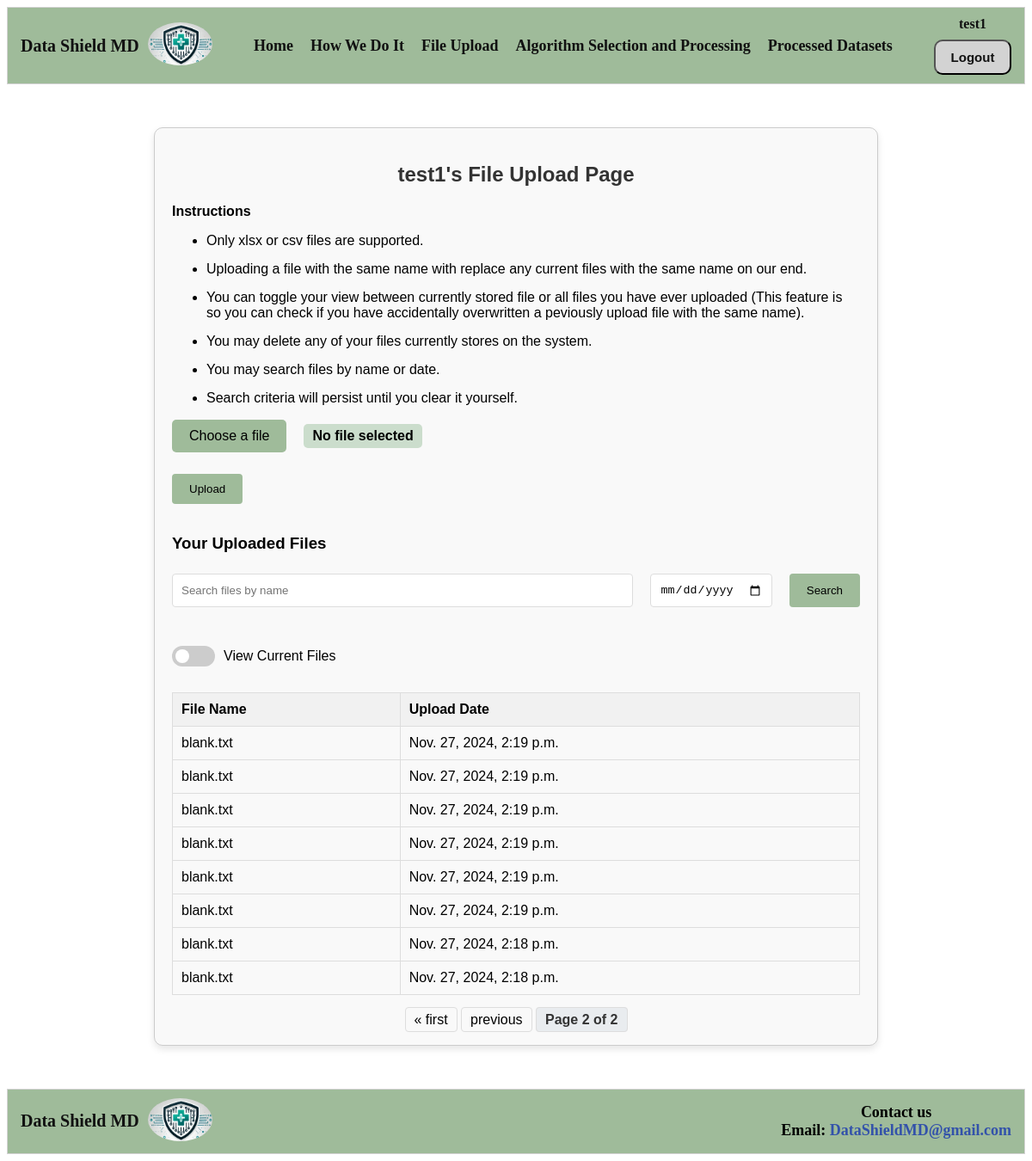
The app's page /upload/?page=2 (signed in) with its own data.
### DataShieldMDApp/models.py (models this page shows, shortened)
class Dataset(models.Model):
    user = models.ForeignKey(User, on_delete=models.CASCADE)  # Links to the auth_user table
    filename = models.CharField(max_length=255)  # Original file name
    upload_date = models.DateTimeField(auto_now_add=True)  # Timestamp of upload
    file_path = models.CharField(max_length=255)  # Path to the uploaded file

### DataShieldMDApp/views.py (the view, shortened to what this page needs)
# urls.py: path('upload/', views.upload_file, name='upload_file'),
@login_required
def upload_file(request):
    form = FileUploadForm()
    if request.method == 'POST':
        if 'file' in request.FILES:
            form = FileUploadForm(request.POST, request.FILES)
            if form.is_valid():
                file = form.cleaned_data['file']
                user_dir = os.path.join(settings.MEDIA_ROOT, request.user.username, 'uploads')
                os.makedirs(user_dir, exist_ok=True)
                saved_filename = handle_uploaded_file(file, user_dir)
                Dataset.objects.create(
                    user=request.user,
                    filename=saved_filename,
                    file_path=os.path.join(user_dir, saved_filename)
                )
                messages.success(request, f"{file} was successfully uploaded!")
                return redirect('upload_file')  # Refresh the page
            else:
                messages.error(request, "Something went wrong uploading your file. Please try again.")
        else:
            messages.error(request, "No file was selected for upload. Please try again.")
        if 'delete_file' in request.POST:
            file_to_delete = request.POST.get('delete_file')
            user_dir = os.path.join(settings.MEDIA_ROOT, request.user.username, 'uploads')
            file_path = os.path.join(user_dir, file_to_delete)
            if os.path.exists(file_path):
                os.remove(file_path)  # Delete the file from the directory
            return redirect('upload_file')  # Refresh the page
    else:
        form = FileUploadForm()
    search_query = request.GET.get('search', '')
    search_date = request.GET.get('search_date', '')
    view_mode = request.GET.get('view_mode', '')
    uploaded_files = Dataset.objects.filter(user=request.user).order_by('-upload_date')
    if search_query:
        uploaded_files = uploaded_files.filter(filename__icontains=search_query)
    if search_date:
        try:
            search_date_obj = datetime.strptime(search_date, '%Y-%m-%d')
            uploaded_files = uploaded_files.filter(upload_date__date=search_date_obj.date())
        except ValueError:
            pass  # Ignore invalid date inputs
    paginator = Paginator(uploaded_files, 10)
    page_number = request.GET.get('page')
    page_obj = paginator.get_page(page_number)
    return render(request, 'file_upload.html', {
        'form': form,
        'page_obj': page_obj,
        'search_query': search_query,
        'search_date': search_date,
        'view_mode': view_mode,
    })

### DataShieldMDApp/forms.py (shortened to what this page needs)
class FileUploadForm(forms.Form):
    file = forms.FileField(required=True,label="Select a file")

### DataShieldMDApp/templates/file_upload.html (shortened to what this page needs)
{% extends 'partials/base.html' %}
{% block content %}
<div class="file-upload-container">
    <h2>{{ user.username }}'s File Upload Page</h2>
    <p><b>Instructions</b></p>
    <ul>
        <li>Only xlsx or csv files are supported.</li>
        <li>Uploading a file with the same name with replace any current files with the same name on our end.</li>
        <li>You can toggle your view between currently stored file or all files you have ever uploaded (This feature is so you can check if you have accidentally overwritten a peviously upload file with the same name).</li>
        <li>You may delete any of your files currently stores on the system.</li>
        <li>You may search files by name or date.</li>
        <li>Search criteria will persist until you clear it yourself.</li>
    </ul>
    <form method="post" enctype="multipart/form-data">
        <div class="file-upload">
            <label for="file-input" class="file-label">Choose a file</label>
            <span id="file-name">No file selected</span>
        </div>
        <button type="submit" class="btn">Upload</button>
    </form>
    <h3>Your Uploaded Files</h3>
    <form method="get" class="search-form">
        <div class="search-row">
            <input type="text" name="search" placeholder="Search files by name" value="{{ request.GET.search }}">
            <input type="date" name="search_date" placeholder="Search by date" value="{{ request.GET.search_date }}">
            <button type="submit" class="btn">Search</button>
        </div>
        <div class="toggle-switch">
            <label class="switch">
                <span class="slider"></span>
            </label>
            <span>View Current Files</span>
        </div>
    </form>
    <table>
        <thead>
            <tr>
                <th>File Name</th>
                <th>Upload Date</th>
            </tr>
        </thead>
        <tbody>
            {% for file in page_obj.object_list %}
            <tr>
                <td>{{ file.filename }}</td>
                <td>{{ file.upload_date }}</td>
            </tr>
            {% empty %}
            <tr>
                <td colspan="{% if view_mode == 'current' %}3{% else %}2{% endif %}" class="empty">No files found</td>
            </tr>
            {% endfor %}
        </tbody>
    </table>
    <div class="pagination">
        <span class="step-links">
            {% if page_obj.has_previous %}
                <a href="?page=1{% if search_query %}&search={{ search_query }}{% endif %}">&laquo; first</a>
                <a href="?page={{ page_obj.previous_page_number }}{% if search_query %}&search={{ search_query }}{% endif %}">previous</a>
            {% endif %}
            <span class="current">
                Page {{ page_obj.number }} of {{ page_obj.paginator.num_pages }}
            </span>
        </span>
    </div>
</div>
{% endblock %}

### DataShieldMDApp/templates/partials/header.html
{% load static %}
<nav class="navbar-header">
    <div class="logo-section">
        <span>Data Shield MD</span>
        <div class="logo">
            <img src="{% static 'img/DataShieldMDlogo.jpg' %}" alt="Data Shield MD Logo">
        </div>
    </div>
    <div class="center-section">
        {% if user.is_authenticated %}
            <ul>
                <li><a href="{% url 'home' %}">Home</a></li>
                <li><a href="{% url 'how_we_do_it' %}">How We Do It</a></li>
                <li><a href="{% url 'upload_file' %}">File Upload</a></li>
                <li><a href="{% url 'algorithm_selection' %}">Algorithm Selection and Processing</a></li>
                <li><a href="{% url 'processed_datasets' %}">Processed Datasets</a></li>
            </ul>
        {% else %}
            <ul>
                <li><a href="{% url 'home' %}">Home</a></li>
                <li><a href="{% url 'how_we_do_it' %}">How We Do It</a></li>
            </ul>
        {% endif %}
    </div>
    <div class="auth-section">
        {% if user.is_authenticated %}
            <div class="user-info">
                <span class="username">{{ user.username }}</span>
                <button class="auth-btn"><a href="{% url 'logout' %}">Logout</a></button>
            </div>
        {% else %}
            <button class="auth-btn"><a href="{% url 'login' %}">Login</a></button>
            <button class="auth-btn"><a href="{% url 'register' %}">Register</a></button>
        {% endif %}
    </div>
</nav>

### DataShieldMDApp/static/css/style.css (style rules this page uses)
.navbar-header { background-color: #9fbb9a; font-family: calibri; display: flex; justify-content: space-between; align-items: center; padding: 10px 15px; border: 1px solid lightgray; }
.logo-section { display: flex; align-items: center; }
.logo-section .logo img { width: 75px; height: 50px; border-radius: 65%; margin-left: 10px; }
.logo-section span { font-size: 20px; font-weight: 600; color: #111111; }
.user-info { display: flex; flex-direction: column; align-items: center; gap: 5px; }
.username { font-size: 16px; font-weight: bold; color: #111111; margin-bottom: 4px; }
.center-section ul { display: flex; gap: 20px; list-style: none; padding: 0; margin: 0; }
.center-section li a { color: #111111; font-size: 18px; font-weight: bold; text-decoration: none; transition: color 0.3s ease; }
.auth-section { display: flex; align-items: center; gap: 10px; }
.auth-btn { font-size: 0.9rem; cursor: pointer; background-color: lightgray; border-radius: 10px; padding: 10px; width: 90px; transition: background-color 0.3s ease; }
.auth-btn a { color: #111111; font-weight: bold; font-size: 15px; text-decoration: none; }
.file-upload-container { max-width: 800px; margin: 50px auto; padding: 20px; background: #f9f9f9; border: 1px solid #ccc; border-radius: 10px; box-shadow: 0 4px 8px rgba(0, 0, 0, 0.1); font-family: Arial, sans-serif; }
.file-upload-container h2 { text-align: center; color: #333; margin-bottom: 20px; }
.file-upload-container form { margin-bottom: 30px; }
.file-upload-container form input, .file-upload-container form button { padding: 10px; margin: 5px 0; border: 1px solid #ddd; border-radius: 4px; }
.file-upload-container form input[type="text"] { width: calc(100% - 22px); }
.file-upload-container .btn { background-color: #9fbb9a; color: #000000; cursor: pointer; border: none; border-radius: 4px; padding: 10px 20px; transition: background-color 0.3s ease; }
.file-upload-container .search-form { display: flex; justify-content: space-between; gap: 10px; }
.file-upload-container .search-form input { flex-grow: 1; margin-right: 10px; }
.file-upload-container table { width: 100%; border-collapse: collapse; margin-top: 20px; }
.file-upload-container table th, .file-upload-container table td { border: 1px solid #ddd; padding: 10px; text-align: left; }
.file-upload-container table th { background-color: #f1f1f1; }
.file-upload-container table tr:nth-child(even) { background-color: #f9f9f9; }
.file-upload { display: flex; align-items: center; gap: 10px; margin-bottom: 20px; }
.file-label { padding: 10px 20px; background-color: #9fbb9a; color: #000000; border: none; border-radius: 5px; cursor: pointer; transition: background-color 0.3s ease; }
#file-name { font-weight: bold; font-size: 16px; color: #000000; background-color: #cbddcc; padding: 5px 10px; border-radius: 5px; margin-left: 10px; display: inline-block; }
.pagination { margin-top: 20px; display: flex; justify-content: center; gap: 10px; }
.pagination .step-links a { color: #000000; text-decoration: none; padding: 5px 10px; border: 1px solid #ddd; border-radius: 4px; transition: background-color 0.3s ease; }
.pagination .step-links .current { font-weight: bold; padding: 5px 10px; border: 1px solid #ddd; border-radius: 4px; background-color: #e9ecef; color: #333; }
.toggle-switch { display: flex; align-items: center; gap: 10px; margin-top: 10px; }
.search-form { display: flex; flex-direction: column; gap: 10px; margin-bottom: 20px; }
.search-row { display: flex; flex-direction: row; gap: 10px; margin-bottom: 20px; }
.toggle-switch { display: flex; align-items: center; gap: 10px; justify-content: flex-start; margin-top: 10px; }
.switch { position: relative; display: inline-block; width: 50px; height: 24px; }
.slider { position: absolute; cursor: pointer; top: 0; left: 0; right: 0; bottom: 0; background-color: #ccc; transition: 0.4s; border-radius: 34px; }
.slider:before { position: absolute; content: ""; height: 16px; width: 16px; left: 4px; bottom: 4px; background-color: white; transition: 0.4s; border-radius: 50%; }
.file-upload-container li { margin-bottom: 15px; }

### records on screen
Dataset: filename "blank.txt", upload_date "Nov. 27, 2024, 2:19 p.m."
Dataset: filename "blank.txt", upload_date "Nov. 27, 2024, 2:19 p.m."
Dataset: filename "blank.txt", upload_date "Nov. 27, 2024, 2:19 p.m."
Dataset: filename "blank.txt", upload_date "Nov. 27, 2024, 2:19 p.m."
Dataset: filename "blank.txt", upload_date "Nov. 27, 2024, 2:19 p.m."
Dataset: filename "blank.txt", upload_date "Nov. 27, 2024, 2:19 p.m."
Dataset: filename "blank.txt", upload_date "Nov. 27, 2024, 2:18 p.m."
Dataset: filename "blank.txt", upload_date "Nov. 27, 2024, 2:18 p.m."

### other values on screen
{{ user.username }} "test1"
{{ page_obj.number }} "2"
{{ page_obj.paginator.num_pages }} "2"
